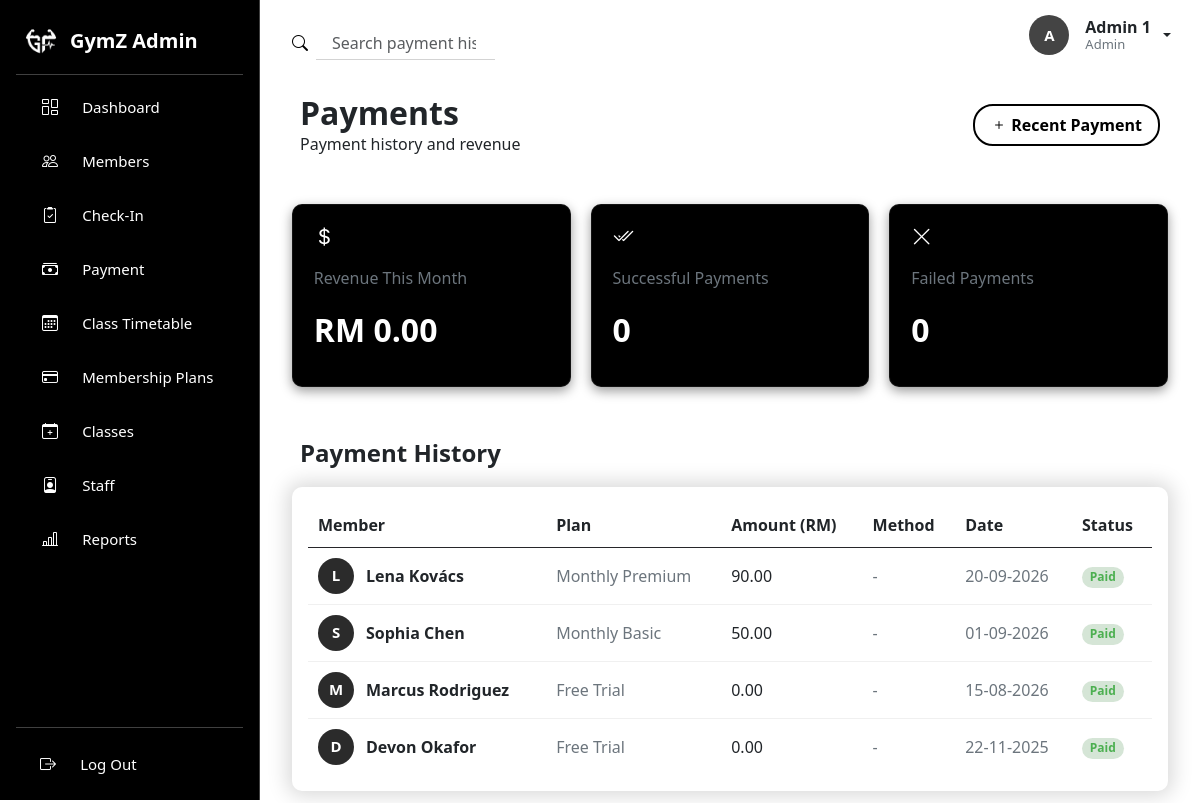
The app's page /payments (signed in) with its own data.
### tables this page shows
CREATE TABLE payments (
	payment_id INT AUTO_INCREMENT PRIMARY KEY, 
    member_id INT NOT NULL,
    amount DEC(5,2) NOT NULL,
    payment_date DATE NOT NULL,
    new_expiry_date DATE NOT NULL,
    CONSTRAINT fk_payment_member FOREIGN KEY (member_id) REFERENCES members(member_id)
);

CREATE TABLE members (
	member_id INT AUTO_INCREMENT PRIMARY KEY,
    name VARCHAR(255) NOT NULL,
    contact VARCHAR(20) NOT NULL,
    join_date DATE NOT NULL,
    plan_id INT NOT NULL, 
    expiry_date DATE NOT NULL,
    registered_by INT NOT NULL,
    CONSTRAINT fk_members_plan FOREIGN KEY (plan_id) REFERENCES membership_plans(plan_id),
    CONSTRAINT fk_members_user FOREIGN KEY (registered_by) REFERENCES users(user_id)
);

CREATE TABLE membership_plans (
	plan_id INT AUTO_INCREMENT PRIMARY KEY,
    plan_name VARCHAR(100) NOT NULL,
    price DEC(5,2) NOT NULL,
    duration_days INT NOT NULL
);

### operations/payments.php (the view, shortened to what this page needs)
<?php
require_once __DIR__ . '/../config/database.php';
$monthlyRevenue = $db->query("
    SELECT SUM(amount) FROM payments
    WHERE status = 'paid'
    AND MONTH(payment_date) = MONTH(CURDATE())
    AND YEAR(payment_date) = YEAR(CURDATE())
")->fetchColumn();
$monthlyRevenue = $monthlyRevenue ?? 0;
$successful = $db->query("
    SELECT COUNT(*) FROM payments
    WHERE status = 'paid'
    AND MONTH(payment_date) = MONTH(CURDATE())
    AND YEAR(payment_date) = YEAR(CURDATE())
")->fetchColumn();
$failed = $db->query("
    SELECT COUNT(*) FROM payments
    WHERE status = 'failed'
    AND MONTH(payment_date) = MONTH(CURDATE())
    AND YEAR(payment_date) = YEAR(CURDATE())
")->fetchColumn();
$paySql = "
    SELECT p.amount, p.payment_date, p.status, p.method, m.name AS member_name, pl.plan_name
    FROM payments p
    JOIN members m ON p.member_id = m.member_id
    LEFT JOIN membership_plans pl ON m.plan_id = pl.plan_id
";
$payParams = [];
$paySql .= " ORDER BY p.payment_date DESC";
$payStmt = $db->prepare($paySql);
$payStmt->execute($payParams);
$paymentHistory = $payStmt->fetchAll(PDO::FETCH_ASSOC);
?>
<!DOCTYPE html>
<html lang="en">
<head>
    <link rel="stylesheet" href="https://cdn.jsdelivr.net/npm/bootstrap-icons@1.13.1/font/bootstrap-icons.min.css">
    <link href="https://cdn.jsdelivr.net/npm/bootstrap@5.3.8/dist/css/bootstrap.min.css" rel="stylesheet">
    <link rel="stylesheet" href="../assets/css/payments.css">
    <link rel="stylesheet" href="../assets/css/sidebar.css">
    <link rel="stylesheet" href="../assets/css/navbar.css">
</head>
<body>
    <div class="d-flex min-vh-100">
        <?php include __DIR__ . '/../includes/sidebar.php'; ?>
        <div class="main-content flex-grow-1">
            <?php include __DIR__ . '/../includes/navbar.php'; ?>
            <div class="content px-4">
                <div class="header d-flex justify-content-between p-3 pb-0 my-3">
                    <div class="greeting">
                        <h3>Payments</h3>
                        <p>Payment history and revenue</p>
                    </div>
                    <div class="add-btn align-content-center">
                        <a href="/payments?action=new" class="p-2 px-3">
                            <i class="bi bi-plus"></i> Recent Payment
                        </a>
                    </div>
                </div>
                <div class="stat-cards my-5 px-2">
                    <div class="cards revenue">
                        <i class="bi bi-currency-dollar"></i>
                        <p class="stat-label text-secondary">Revenue This Month</p>
                        <p class="stat-value">RM <?= htmlspecialchars(number_format($monthlyRevenue, 2)) ?></p>
                    </div>
                    <div class="cards successful-payment">
                        <i class="bi bi-check2-all"></i>
                        <p class="stat-label text-secondary">Successful Payments</p>
                        <p class="stat-value"><?= htmlspecialchars($successful) ?></p>
                    </div>
                    <div class="cards failed-payment">
                        <i class="bi bi-x-lg"></i>
                        <p class="stat-label text-secondary">Failed Payments</p>
                        <p class="stat-value"><?= htmlspecialchars($failed) ?></p>
                    </div>
                </div>
                <div class="my-5 payment-history mx-2">
                    <p class="fw-bold title ps-2">Payment History</p>
                    <div class="table-wrapper p-3">
                        <table class="table-content w-100">
                            <thead>
                                <tr>
                                    <th>Member</th>
                                    <th>Plan</th>
                                    <th>Amount (RM)</th>
                                    <th>Method</th>
                                    <th>Date</th>
                                    <th>Status</th>
                                </tr>
                            </thead>
                            <tbody>
                                <?php if (empty($paymentHistory)): ?>
                                    <tr><td colspan="6" class="text-center text-secondary py-4">No payments yet</td></tr>
                                <?php else: ?>
                                    <?php foreach ($paymentHistory as $payment): ?>
                                        <tr>
                                            <td class="fw-semibold">
                                                <div class="d-flex align-items-center gap-2">
                                                    <div class="avatar d-flex justify-content-center align-items-center me-1">
                                                        <?= htmlspecialchars(strtoupper(substr($payment['member_name'], 0, 1))) ?>
                                                    </div>
                                                    <span><?= htmlspecialchars($payment['member_name']) ?></span>
                                                </div>
                                            </td>
                                            <td class="text-secondary"><?= htmlspecialchars($payment['plan_name'] ?? '-') ?></td>
                                            <td><?= htmlspecialchars(number_format($payment['amount'], 2)) ?></td>
                                            <td class="text-secondary"><?= htmlspecialchars($payment['method'] ?? '-') ?></td>
                                            <td class="text-secondary"><?= htmlspecialchars(date('d-m-Y', strtotime($payment['payment_date']))) ?></td>
                                            <td>
                                                <span class="badge rounded-pill badge-<?= $payment['status'] ?>">
                                                    <?= htmlspecialchars(ucfirst($payment['status'])) ?>
                                                </span>
                                            </td>
                                        </tr>
                                    <?php endforeach; ?>
                                <?php endif; ?>
                            </tbody>
                        </table>
                    </div>
                </div>
            </div>
        </div>
    </div>
</body>
</html>

### assets/css/payments.css (style rules this page uses)
.greeting h3, .greeting p { margin: 0; }
.greeting h3 { font-weight: bold; font-size: 2rem; }
.greeting p { font-size: 1rem; }
.add-btn a { color: #000; background-color: #FFFFFF; border: 2px solid #000; font-weight: bold; border-radius: 20px; }
.stat-cards { display: grid; grid-template-columns: repeat(3, 1fr); grid-gap: 20px; }
.cards { border-radius: 10px; background-color: #000; color: #FFFFFF; padding: 1rem 1.3rem; border: 1px solid rgba(255, 255, 255, 0.08); box-shadow: 0 4px 12px rgba(0, 0, 0, 0.4); }
.stat-value { font-weight: bold; font-size: 2rem; }
.stat-label { margin-top: 13px; }
.cards .bi { font-size: 1.3rem; }
.payment-history .title { font-size: 1.5rem; }
.table-wrapper { box-shadow: 0 0 20px 5px rgba(0, 0, 0, 0.15); border-radius: 10px; }
.table-content th, .table-content td { padding: 10px; }
.table-wrapper thead { border-bottom: 1px solid #27262a; }
.table-wrapper tbody tr { border-bottom: 1px solid #f0f0f0; }
tbody tr:last-child { border: none; }
.badge-paid { background: rgba(46, 125, 50, 0.2); color: #4caf50; }
.avatar { width: 30px; height: 30px; border-radius: 50%; background: #2b2b2b; color: #FFFFFF; font-size: 15px; padding: 18px; flex-shrink: 0; }

### assets/css/sidebar.css (style rules this page uses)
body { margin: 0; padding: 0; box-sizing: border-box; }
a { text-decoration: none; }

### assets/css/navbar.css (style rules this page uses)
.main-content { min-width: 0; }

### records on screen
payments: member.name "L", member.name "Lena Kovács", membership_plans.plan_name "Monthly Premium", amount "90.00", method "-", payment_date "20-09-2026", status "Paid"
payments: member.name "S", member.name "Sophia Chen", membership_plans.plan_name "Monthly Basic", amount "50.00", method "-", payment_date "01-09-2026", status "Paid"
payments: member.name "M", member.name "Marcus Rodriguez", membership_plans.plan_name "Free Trial", amount "0.00", method "-", payment_date "15-08-2026", status "Paid"
payments: member.name "D", member.name "Devon Okafor", membership_plans.plan_name "Free Trial", amount "0.00", method "-", payment_date "22-11-2025", status "Paid"

### other values on screen
$role "Admin"
substr($_SESSION['user']['name'], 0, 1) "A"
$_SESSION['user']['name'] "Admin 1"
$_SESSION['user']['role'] "Admin"
$monthlyRevenue "0.00"
$successful "0"
$failed "0"
